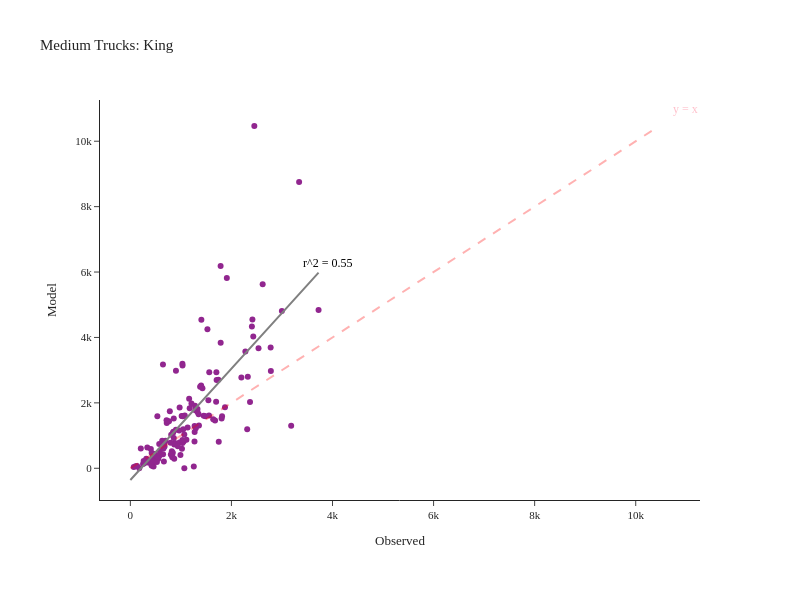

The code cell stored with this chart in its notebook:
### Code cell
fig = create_truck_chart(df_daily_med, 'Medium', 'King')
fig.show()

### Figure 1 — Plotly figure (JSON) as saved in the notebook; plotly's stock layout.template omitted (floating-point values rounded to 4 significant figures; data arrays with more than 128 entries replaced by an {"elided": "..."} marker saying what was removed)
{"data": [{"customdata": {"elided": "132x2 str values"}, "hovertemplate": "Observed=%{x}<br>Model=%{y}<br>location=%{customdata[0]}<br>County=%{customdata[1]}<extra></extra>", "legendgroup": "", "line": {"color": "Grey", "width": 2}, "marker": {"color": "#91268F", "symbol": "circle"}, "mode": "markers", "name": "", "orientation": "v", "showlegend": false, "type": "scatter", "x": {"elided": "132 int values"}, "xaxis": "x", "y": {"elided": "132 int values"}, "yaxis": "y"}, {"hovertemplate": "Observed=%{x}<br>Model=%{y}<extra></extra>", "legendgroup": "", "line": {"color": "Grey", "dash": "solid", "width": 2}, "marker": {"symbol": "circle"}, "mode": "lines", "name": "", "orientation": "v", "showlegend": false, "type": "scatter", "x": [0.0, 37.62, 75.23, 112.8, 150.5, 188.1, 225.7, 263.3, 300.9, 338.5, 376.2, 413.8, 451.4, 489.0, 526.6, 564.2, 601.9, 639.5, 677.1, 714.7, 752.3, 789.9, 827.6, 865.2, 902.8, 940.4, 978.0, 1016.0, 1053.0, 1091.0, 1128.0, 1166.0, 1204.0, 1241.0, 1279.0, 1317.0, 1354.0, 1392.0, 1429.0, 1467.0, 1505.0, 1542.0, 1580.0, 1617.0, 1655.0, 1693.0, 1730.0, 1768.0, 1806.0, 1843.0, 1881.0, 1918.0, 1956.0, 1994.0, 2031.0, 2069.0, 2107.0, 2144.0, 2182.0, 2219.0, 2257.0, 2295.0, 2332.0, 2370.0, 2407.0, 2445.0, 2483.0, 2520.0, 2558.0, 2596.0, 2633.0, 2671.0, 2708.0, 2746.0, 2784.0, 2821.0, 2859.0, 2896.0, 2934.0, 2972.0, 3009.0, 3047.0, 3085.0, 3122.0, 3160.0, 3197.0, 3235.0, 3273.0, 3310.0, 3348.0, 3385.0, 3423.0, 3461.0, 3498.0, 3536.0, 3574.0, 3611.0, 3649.0, 3686.0, 3724.0], "xaxis": "x", "y": [-358.7, -294.7, -230.6, -166.6, -102.6, -38.54, 25.49, 89.53, 153.6, 217.6, 281.6, 345.7, 409.7, 473.7, 537.8, 601.8, 665.8, 729.9, 793.9, 858.0, 922.0, 986.0, 1050.0, 1114.0, 1178.0, 1242.0, 1306.0, 1370.0, 1434.0, 1498.0, 1562.0, 1626.0, 1690.0, 1754.0, 1818.0, 1883.0, 1947.0, 2011.0, 2075.0, 2139.0, 2203.0, 2267.0, 2331.0, 2395.0, 2459.0, 2523.0, 2587.0, 2651.0, 2715.0, 2779.0, 2843.0, 2907.0, 2971.0, 3035.0, 3099.0, 3163.0, 3227.0, 3291.0, 3355.0, 3419.0, 3483.0, 3547.0, 3611.0, 3676.0, 3740.0, 3804.0, 3868.0, 3932.0, 3996.0, 4060.0, 4124.0, 4188.0, 4252.0, 4316.0, 4380.0, 4444.0, 4508.0, 4572.0, 4636.0, 4700.0, 4764.0, 4828.0, 4892.0, 4956.0, 5020.0, 5084.0, 5148.0, 5212.0, 5276.0, 5340.0, 5404.0, 5469.0, 5533.0, 5597.0, 5661.0, 5725.0, 5789.0, 5853.0, 5917.0, 5981.0], "yaxis": "y"}], "layout": {"annotations": [{"align": "right", "font": {"color": "pink", "size": 12}, "showarrow": false, "text": "y = x", "x": 10990.0, "y": 10990.0}, {"align": "right", "font": {"color": "black", "size": 12}, "showarrow": false, "text": "r^2 = 0.55", "x": 3910.0, "y": 6280.0}], "height": 600, "legend": {"tracegroupgap": 0}, "margin": {"b": 100, "l": 100, "r": 100, "t": 100}, "shapes": [{"line": {"color": "Red", "dash": "dash", "width": 2}, "type": "line", "x0": 0, "x1": 10462, "y0": 0, "y1": 10462}], "title": {"text": "Medium Trucks: King"}, "width": 800, "xaxis": {"anchor": "y", "domain": [0.0, 1.0], "title": {"text": "Observed"}}, "yaxis": {"anchor": "x", "domain": [0.0, 1.0], "title": {"text": "Model"}}}}
